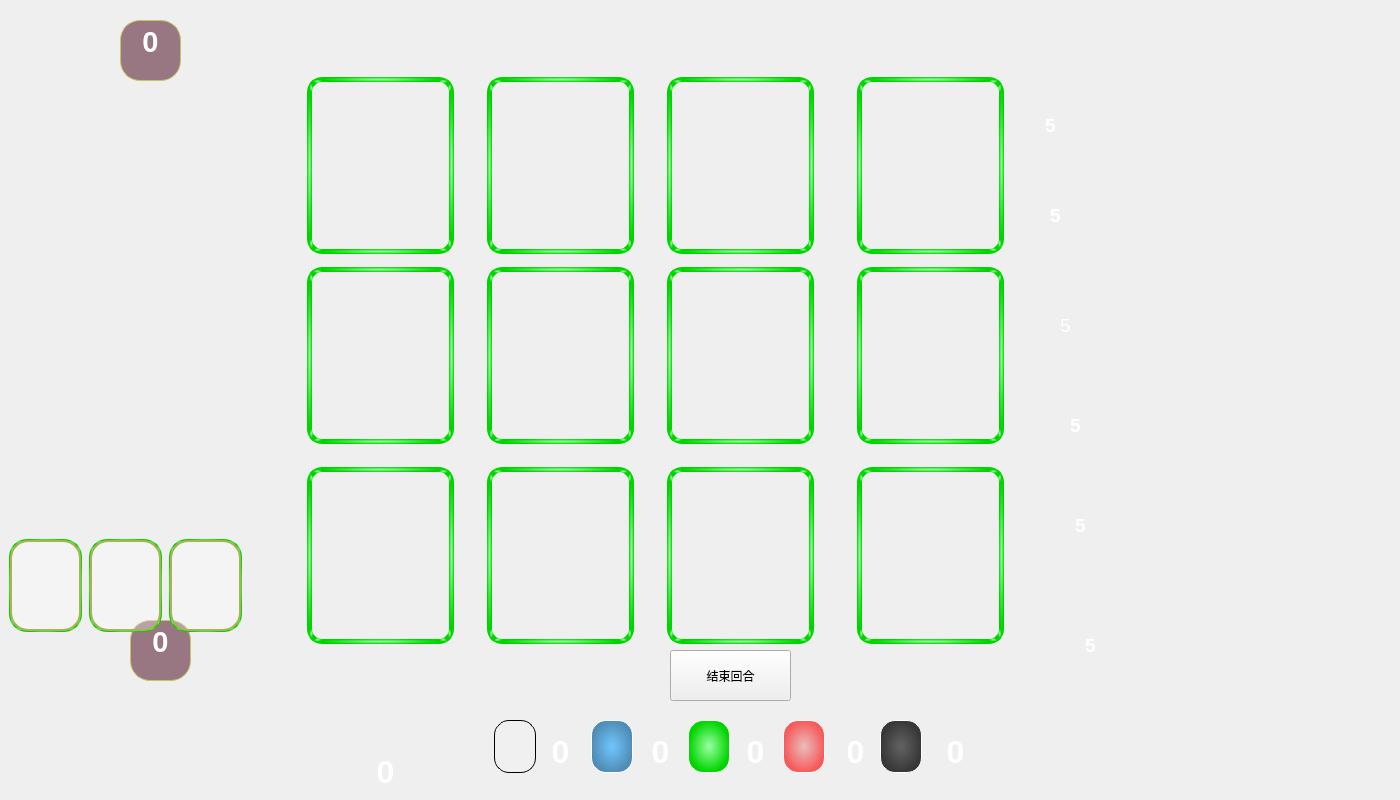
<?xml version="1.0" encoding="UTF-8"?>
<ui version="4.0">
 <class>gameInterface</class>
 <widget class="QWidget" name="gameInterface">
  <property name="geometry">
   <rect>
    <x>0</x>
    <y>0</y>
    <width>1400</width>
    <height>800</height>
   </rect>
  </property>
  <property name="minimumSize">
   <size>
    <width>1400</width>
    <height>800</height>
   </size>
  </property>
  <property name="maximumSize">
   <size>
    <width>1400</width>
    <height>800</height>
   </size>
  </property>
  <property name="focusPolicy">
   <enum>Qt::NoFocus</enum>
  </property>
  <property name="windowTitle">
   <string>gameInterface</string>
  </property>
  <property name="windowIcon">
   <iconset>
    <normaloff>:/images/打开界面.png</normaloff>:/images/打开界面.png</iconset>
  </property>
  <property name="styleSheet">
   <string notr="true">#gameInterface{
border-image: url(:/images/background.png);
}</string>
  </property>
  <widget class="QPushButton" name="card1_1">
   <property name="geometry">
    <rect>
     <x>310</x>
     <y>80</y>
     <width>141</width>
     <height>171</height>
    </rect>
   </property>
   <property name="styleSheet">
    <string notr="true">border-radius:15px;
border-image: url(:/images/card/blue-high/1.png);


</string>
   </property>
   <property name="text">
    <string/>
   </property>
  </widget>
  <widget class="QPushButton" name="card1_2">
   <property name="geometry">
    <rect>
     <x>490</x>
     <y>80</y>
     <width>141</width>
     <height>171</height>
    </rect>
   </property>
   <property name="styleSheet">
    <string notr="true">border-radius:15px;
border-image: url(:/images/card/blue-high/2.png);</string>
   </property>
   <property name="text">
    <string/>
   </property>
  </widget>
  <widget class="QPushButton" name="card1_3">
   <property name="geometry">
    <rect>
     <x>670</x>
     <y>80</y>
     <width>141</width>
     <height>171</height>
    </rect>
   </property>
   <property name="styleSheet">
    <string notr="true">border-radius:15px;
border-image: url(:/images/card/blue-high/3.png);</string>
   </property>
   <property name="text">
    <string/>
   </property>
  </widget>
  <widget class="QPushButton" name="card1_4">
   <property name="geometry">
    <rect>
     <x>860</x>
     <y>80</y>
     <width>141</width>
     <height>171</height>
    </rect>
   </property>
   <property name="styleSheet">
    <string notr="true">border-radius:15px;
border-image: url(:/images/card/blue-high/4.png);</string>
   </property>
   <property name="text">
    <string/>
   </property>
  </widget>
  <widget class="QPushButton" name="card2_1">
   <property name="geometry">
    <rect>
     <x>310</x>
     <y>270</y>
     <width>141</width>
     <height>171</height>
    </rect>
   </property>
   <property name="styleSheet">
    <string notr="true">border-radius:15px;
border-image: url(:/images/card/yellow-middle/1.png);</string>
   </property>
   <property name="text">
    <string/>
   </property>
  </widget>
  <widget class="QPushButton" name="card2_2">
   <property name="geometry">
    <rect>
     <x>490</x>
     <y>270</y>
     <width>141</width>
     <height>171</height>
    </rect>
   </property>
   <property name="styleSheet">
    <string notr="true">border-radius:15px;
border-image: url(:/images/card/yellow-middle/2.png);</string>
   </property>
   <property name="text">
    <string/>
   </property>
  </widget>
  <widget class="QPushButton" name="card2_3">
   <property name="geometry">
    <rect>
     <x>670</x>
     <y>270</y>
     <width>141</width>
     <height>171</height>
    </rect>
   </property>
   <property name="styleSheet">
    <string notr="true">border-radius:15px;
border-image: url(:/images/card/yellow-middle/3.png);</string>
   </property>
   <property name="text">
    <string/>
   </property>
  </widget>
  <widget class="QPushButton" name="card2_4">
   <property name="geometry">
    <rect>
     <x>860</x>
     <y>270</y>
     <width>141</width>
     <height>171</height>
    </rect>
   </property>
   <property name="styleSheet">
    <string notr="true">border-radius:15px;
border-image: url(:/images/card/yellow-middle/4.png);</string>
   </property>
   <property name="text">
    <string/>
   </property>
  </widget>
  <widget class="QPushButton" name="card3_1">
   <property name="geometry">
    <rect>
     <x>310</x>
     <y>470</y>
     <width>141</width>
     <height>171</height>
    </rect>
   </property>
   <property name="styleSheet">
    <string notr="true">border-radius:15px;
border-image: url(:/images/card/green-low/1.png);</string>
   </property>
   <property name="text">
    <string/>
   </property>
  </widget>
  <widget class="QPushButton" name="card3_2">
   <property name="geometry">
    <rect>
     <x>490</x>
     <y>470</y>
     <width>141</width>
     <height>171</height>
    </rect>
   </property>
   <property name="styleSheet">
    <string notr="true">border-radius:15px;
border-image: url(:/images/card/green-low/2.png);</string>
   </property>
   <property name="text">
    <string/>
   </property>
  </widget>
  <widget class="QPushButton" name="card3_3">
   <property name="geometry">
    <rect>
     <x>670</x>
     <y>470</y>
     <width>141</width>
     <height>171</height>
    </rect>
   </property>
   <property name="styleSheet">
    <string notr="true">border-radius:15px;
border-image: url(:/images/card/green-low/3.png);</string>
   </property>
   <property name="text">
    <string/>
   </property>
  </widget>
  <widget class="QPushButton" name="card3_4">
   <property name="geometry">
    <rect>
     <x>860</x>
     <y>470</y>
     <width>141</width>
     <height>171</height>
    </rect>
   </property>
   <property name="styleSheet">
    <string notr="true">border-radius:15px;
border-image: url(:/images/card/green-low/4.png);
</string>
   </property>
   <property name="text">
    <string/>
   </property>
  </widget>
  <widget class="QTextBrowser" name="gold_num">
   <property name="geometry">
    <rect>
     <x>1030</x>
     <y>110</y>
     <width>41</width>
     <height>41</height>
    </rect>
   </property>
   <property name="styleSheet">
    <string notr="true">background:transparent;
border-width:0;
border-style:outset</string>
   </property>
   <property name="html">
    <string>&lt;!DOCTYPE HTML PUBLIC &quot;-//W3C//DTD HTML 4.0//EN&quot; &quot;http://www.w3.org/TR/REC-html40/strict.dtd&quot;&gt;
&lt;html&gt;&lt;head&gt;&lt;meta name=&quot;qrichtext&quot; content=&quot;1&quot; /&gt;&lt;style type=&quot;text/css&quot;&gt;
p, li { white-space: pre-wrap; }
&lt;/style&gt;&lt;/head&gt;&lt;body style=&quot; font-family:'SimSun'; font-size:9pt; font-weight:400; font-style:normal;&quot;&gt;
&lt;p align=&quot;center&quot; style=&quot; margin-top:0px; margin-bottom:0px; margin-left:0px; margin-right:0px; -qt-block-indent:0; text-indent:0px;&quot;&gt;&lt;span style=&quot; font-size:14pt; font-weight:600; color:#ffffff;&quot;&gt;5&lt;/span&gt;&lt;/p&gt;&lt;/body&gt;&lt;/html&gt;</string>
   </property>
  </widget>
  <widget class="QTextBrowser" name="black_num">
   <property name="geometry">
    <rect>
     <x>1030</x>
     <y>200</y>
     <width>51</width>
     <height>51</height>
    </rect>
   </property>
   <property name="styleSheet">
    <string notr="true">background:transparent;
border-width:0;
border-style:outset</string>
   </property>
   <property name="html">
    <string>&lt;!DOCTYPE HTML PUBLIC &quot;-//W3C//DTD HTML 4.0//EN&quot; &quot;http://www.w3.org/TR/REC-html40/strict.dtd&quot;&gt;
&lt;html&gt;&lt;head&gt;&lt;meta name=&quot;qrichtext&quot; content=&quot;1&quot; /&gt;&lt;style type=&quot;text/css&quot;&gt;
p, li { white-space: pre-wrap; }
&lt;/style&gt;&lt;/head&gt;&lt;body style=&quot; font-family:'SimSun'; font-size:9pt; font-weight:400; font-style:normal;&quot;&gt;
&lt;p align=&quot;center&quot; style=&quot; margin-top:12px; margin-bottom:12px; margin-left:0px; margin-right:0px; -qt-block-indent:0; text-indent:0px;&quot;&gt;&lt;span style=&quot; font-size:14pt; font-weight:600; color:#ffffff;&quot;&gt;5&lt;/span&gt;&lt;/p&gt;&lt;/body&gt;&lt;/html&gt;</string>
   </property>
  </widget>
  <widget class="QTextBrowser" name="red_num">
   <property name="geometry">
    <rect>
     <x>1040</x>
     <y>310</y>
     <width>51</width>
     <height>41</height>
    </rect>
   </property>
   <property name="styleSheet">
    <string notr="true">background:transparent;
border-width:0;
border-style:outset</string>
   </property>
   <property name="html">
    <string>&lt;!DOCTYPE HTML PUBLIC &quot;-//W3C//DTD HTML 4.0//EN&quot; &quot;http://www.w3.org/TR/REC-html40/strict.dtd&quot;&gt;
&lt;html&gt;&lt;head&gt;&lt;meta name=&quot;qrichtext&quot; content=&quot;1&quot; /&gt;&lt;style type=&quot;text/css&quot;&gt;
p, li { white-space: pre-wrap; }
&lt;/style&gt;&lt;/head&gt;&lt;body style=&quot; font-family:'SimSun'; font-size:9pt; font-weight:400; font-style:normal;&quot;&gt;
&lt;p align=&quot;center&quot; style=&quot; margin-top:0px; margin-bottom:0px; margin-left:0px; margin-right:0px; -qt-block-indent:0; text-indent:0px;&quot;&gt;&lt;span style=&quot; font-size:14pt; color:#ffffff;&quot;&gt;5&lt;/span&gt;&lt;/p&gt;&lt;/body&gt;&lt;/html&gt;</string>
   </property>
  </widget>
  <widget class="QTextBrowser" name="green_num">
   <property name="geometry">
    <rect>
     <x>1050</x>
     <y>410</y>
     <width>51</width>
     <height>51</height>
    </rect>
   </property>
   <property name="styleSheet">
    <string notr="true">background:transparent;
border-width:0;
border-style:outset</string>
   </property>
   <property name="html">
    <string>&lt;!DOCTYPE HTML PUBLIC &quot;-//W3C//DTD HTML 4.0//EN&quot; &quot;http://www.w3.org/TR/REC-html40/strict.dtd&quot;&gt;
&lt;html&gt;&lt;head&gt;&lt;meta name=&quot;qrichtext&quot; content=&quot;1&quot; /&gt;&lt;style type=&quot;text/css&quot;&gt;
p, li { white-space: pre-wrap; }
&lt;/style&gt;&lt;/head&gt;&lt;body style=&quot; font-family:'SimSun'; font-size:9pt; font-weight:400; font-style:normal;&quot;&gt;
&lt;p align=&quot;center&quot; style=&quot; margin-top:0px; margin-bottom:0px; margin-left:0px; margin-right:0px; -qt-block-indent:0; text-indent:0px;&quot;&gt;&lt;span style=&quot; font-size:14pt; font-weight:600; color:#ffffff;&quot;&gt;5&lt;/span&gt;&lt;/p&gt;&lt;/body&gt;&lt;/html&gt;</string>
   </property>
  </widget>
  <widget class="QTextBrowser" name="blue_num">
   <property name="geometry">
    <rect>
     <x>1060</x>
     <y>510</y>
     <width>41</width>
     <height>41</height>
    </rect>
   </property>
   <property name="styleSheet">
    <string notr="true">background:transparent;
border-width:0;
border-style:outset</string>
   </property>
   <property name="html">
    <string>&lt;!DOCTYPE HTML PUBLIC &quot;-//W3C//DTD HTML 4.0//EN&quot; &quot;http://www.w3.org/TR/REC-html40/strict.dtd&quot;&gt;
&lt;html&gt;&lt;head&gt;&lt;meta name=&quot;qrichtext&quot; content=&quot;1&quot; /&gt;&lt;style type=&quot;text/css&quot;&gt;
p, li { white-space: pre-wrap; }
&lt;/style&gt;&lt;/head&gt;&lt;body style=&quot; font-family:'SimSun'; font-size:9pt; font-weight:400; font-style:normal;&quot;&gt;
&lt;p align=&quot;center&quot; style=&quot; margin-top:0px; margin-bottom:0px; margin-left:0px; margin-right:0px; -qt-block-indent:0; text-indent:0px;&quot;&gt;&lt;span style=&quot; font-size:14pt; font-weight:600; color:#ffffff;&quot;&gt;5&lt;/span&gt;&lt;/p&gt;&lt;/body&gt;&lt;/html&gt;</string>
   </property>
  </widget>
  <widget class="QTextBrowser" name="white_num">
   <property name="geometry">
    <rect>
     <x>1070</x>
     <y>630</y>
     <width>41</width>
     <height>41</height>
    </rect>
   </property>
   <property name="styleSheet">
    <string notr="true">background:transparent;
border-width:0;
border-style:outset</string>
   </property>
   <property name="html">
    <string>&lt;!DOCTYPE HTML PUBLIC &quot;-//W3C//DTD HTML 4.0//EN&quot; &quot;http://www.w3.org/TR/REC-html40/strict.dtd&quot;&gt;
&lt;html&gt;&lt;head&gt;&lt;meta name=&quot;qrichtext&quot; content=&quot;1&quot; /&gt;&lt;style type=&quot;text/css&quot;&gt;
p, li { white-space: pre-wrap; }
&lt;/style&gt;&lt;/head&gt;&lt;body style=&quot; font-family:'SimSun'; font-size:9pt; font-weight:400; font-style:normal;&quot;&gt;
&lt;p align=&quot;center&quot; style=&quot; margin-top:0px; margin-bottom:0px; margin-left:0px; margin-right:0px; -qt-block-indent:0; text-indent:0px;&quot;&gt;&lt;span style=&quot; font-size:14pt; font-weight:600; color:#ffffff;&quot;&gt;5&lt;/span&gt;&lt;/p&gt;&lt;/body&gt;&lt;/html&gt;</string>
   </property>
  </widget>
  <widget class="QLabel" name="money">
   <property name="geometry">
    <rect>
     <x>480</x>
     <y>710</y>
     <width>501</width>
     <height>91</height>
    </rect>
   </property>
   <property name="styleSheet">
    <string notr="true">border-image: url(:/images/bb.png);
border-radius:20px;</string>
   </property>
   <property name="text">
    <string/>
   </property>
  </widget>
  <widget class="QTextBrowser" name="white_have">
   <property name="geometry">
    <rect>
     <x>535</x>
     <y>730</y>
     <width>51</width>
     <height>61</height>
    </rect>
   </property>
   <property name="styleSheet">
    <string notr="true">background:transparent;
border-width:0;
border-style:outset</string>
   </property>
   <property name="html">
    <string>&lt;!DOCTYPE HTML PUBLIC &quot;-//W3C//DTD HTML 4.0//EN&quot; &quot;http://www.w3.org/TR/REC-html40/strict.dtd&quot;&gt;
&lt;html&gt;&lt;head&gt;&lt;meta name=&quot;qrichtext&quot; content=&quot;1&quot; /&gt;&lt;style type=&quot;text/css&quot;&gt;
p, li { white-space: pre-wrap; }
&lt;/style&gt;&lt;/head&gt;&lt;body style=&quot; font-family:'SimSun'; font-size:9pt; font-weight:400; font-style:normal;&quot;&gt;
&lt;p align=&quot;center&quot; style=&quot; margin-top:0px; margin-bottom:0px; margin-left:0px; margin-right:0px; -qt-block-indent:0; text-indent:0px;&quot;&gt;&lt;span style=&quot; font-size:24pt; font-weight:600; color:#ffffff;&quot;&gt;0&lt;/span&gt;&lt;/p&gt;&lt;/body&gt;&lt;/html&gt;</string>
   </property>
  </widget>
  <widget class="QTextBrowser" name="blue_have">
   <property name="geometry">
    <rect>
     <x>635</x>
     <y>730</y>
     <width>51</width>
     <height>61</height>
    </rect>
   </property>
   <property name="styleSheet">
    <string notr="true">background:transparent;
border-width:0;
border-style:outset</string>
   </property>
   <property name="html">
    <string>&lt;!DOCTYPE HTML PUBLIC &quot;-//W3C//DTD HTML 4.0//EN&quot; &quot;http://www.w3.org/TR/REC-html40/strict.dtd&quot;&gt;
&lt;html&gt;&lt;head&gt;&lt;meta name=&quot;qrichtext&quot; content=&quot;1&quot; /&gt;&lt;style type=&quot;text/css&quot;&gt;
p, li { white-space: pre-wrap; }
&lt;/style&gt;&lt;/head&gt;&lt;body style=&quot; font-family:'SimSun'; font-size:9pt; font-weight:400; font-style:normal;&quot;&gt;
&lt;p align=&quot;center&quot; style=&quot; margin-top:0px; margin-bottom:0px; margin-left:0px; margin-right:0px; -qt-block-indent:0; text-indent:0px;&quot;&gt;&lt;span style=&quot; font-size:24pt; font-weight:600; color:#ffffff;&quot;&gt;0&lt;/span&gt;&lt;/p&gt;&lt;/body&gt;&lt;/html&gt;</string>
   </property>
  </widget>
  <widget class="QTextBrowser" name="green_have">
   <property name="geometry">
    <rect>
     <x>730</x>
     <y>730</y>
     <width>51</width>
     <height>61</height>
    </rect>
   </property>
   <property name="styleSheet">
    <string notr="true">background:transparent;
border-width:0;
border-style:outset</string>
   </property>
   <property name="html">
    <string>&lt;!DOCTYPE HTML PUBLIC &quot;-//W3C//DTD HTML 4.0//EN&quot; &quot;http://www.w3.org/TR/REC-html40/strict.dtd&quot;&gt;
&lt;html&gt;&lt;head&gt;&lt;meta name=&quot;qrichtext&quot; content=&quot;1&quot; /&gt;&lt;style type=&quot;text/css&quot;&gt;
p, li { white-space: pre-wrap; }
&lt;/style&gt;&lt;/head&gt;&lt;body style=&quot; font-family:'SimSun'; font-size:9pt; font-weight:400; font-style:normal;&quot;&gt;
&lt;p align=&quot;center&quot; style=&quot; margin-top:0px; margin-bottom:0px; margin-left:0px; margin-right:0px; -qt-block-indent:0; text-indent:0px;&quot;&gt;&lt;span style=&quot; font-size:24pt; font-weight:600; color:#ffffff;&quot;&gt;0&lt;/span&gt;&lt;/p&gt;&lt;/body&gt;&lt;/html&gt;</string>
   </property>
  </widget>
  <widget class="QTextBrowser" name="red_have">
   <property name="geometry">
    <rect>
     <x>830</x>
     <y>730</y>
     <width>51</width>
     <height>61</height>
    </rect>
   </property>
   <property name="styleSheet">
    <string notr="true">background:transparent;
border-width:0;
border-style:outset</string>
   </property>
   <property name="html">
    <string>&lt;!DOCTYPE HTML PUBLIC &quot;-//W3C//DTD HTML 4.0//EN&quot; &quot;http://www.w3.org/TR/REC-html40/strict.dtd&quot;&gt;
&lt;html&gt;&lt;head&gt;&lt;meta name=&quot;qrichtext&quot; content=&quot;1&quot; /&gt;&lt;style type=&quot;text/css&quot;&gt;
p, li { white-space: pre-wrap; }
&lt;/style&gt;&lt;/head&gt;&lt;body style=&quot; font-family:'SimSun'; font-size:9pt; font-weight:400; font-style:normal;&quot;&gt;
&lt;p align=&quot;center&quot; style=&quot; margin-top:0px; margin-bottom:0px; margin-left:0px; margin-right:0px; -qt-block-indent:0; text-indent:0px;&quot;&gt;&lt;span style=&quot; font-size:24pt; font-weight:600; color:#ffffff;&quot;&gt;0&lt;/span&gt;&lt;/p&gt;&lt;/body&gt;&lt;/html&gt;</string>
   </property>
  </widget>
  <widget class="QTextBrowser" name="black_have">
   <property name="geometry">
    <rect>
     <x>930</x>
     <y>730</y>
     <width>51</width>
     <height>61</height>
    </rect>
   </property>
   <property name="styleSheet">
    <string notr="true">background:transparent;
border-width:0;
border-style:outset</string>
   </property>
   <property name="html">
    <string>&lt;!DOCTYPE HTML PUBLIC &quot;-//W3C//DTD HTML 4.0//EN&quot; &quot;http://www.w3.org/TR/REC-html40/strict.dtd&quot;&gt;
&lt;html&gt;&lt;head&gt;&lt;meta name=&quot;qrichtext&quot; content=&quot;1&quot; /&gt;&lt;style type=&quot;text/css&quot;&gt;
p, li { white-space: pre-wrap; }
&lt;/style&gt;&lt;/head&gt;&lt;body style=&quot; font-family:'SimSun'; font-size:9pt; font-weight:400; font-style:normal;&quot;&gt;
&lt;p align=&quot;center&quot; style=&quot; margin-top:0px; margin-bottom:0px; margin-left:0px; margin-right:0px; -qt-block-indent:0; text-indent:0px;&quot;&gt;&lt;span style=&quot; font-size:24pt; font-weight:600; color:#ffffff;&quot;&gt;0&lt;/span&gt;&lt;/p&gt;&lt;/body&gt;&lt;/html&gt;</string>
   </property>
  </widget>
  <widget class="QLabel" name="label">
   <property name="geometry">
    <rect>
     <x>390</x>
     <y>710</y>
     <width>91</width>
     <height>81</height>
    </rect>
   </property>
   <property name="styleSheet">
    <string notr="true">border-image: url(:/images/bbb.png);
border-radius:35px;</string>
   </property>
   <property name="text">
    <string/>
   </property>
  </widget>
  <widget class="QTextBrowser" name="gold_have">
   <property name="geometry">
    <rect>
     <x>360</x>
     <y>750</y>
     <width>51</width>
     <height>61</height>
    </rect>
   </property>
   <property name="styleSheet">
    <string notr="true">background:transparent;
border-width:0;
border-style:outset</string>
   </property>
   <property name="html">
    <string>&lt;!DOCTYPE HTML PUBLIC &quot;-//W3C//DTD HTML 4.0//EN&quot; &quot;http://www.w3.org/TR/REC-html40/strict.dtd&quot;&gt;
&lt;html&gt;&lt;head&gt;&lt;meta name=&quot;qrichtext&quot; content=&quot;1&quot; /&gt;&lt;style type=&quot;text/css&quot;&gt;
p, li { white-space: pre-wrap; }
&lt;/style&gt;&lt;/head&gt;&lt;body style=&quot; font-family:'SimSun'; font-size:9pt; font-weight:400; font-style:normal;&quot;&gt;
&lt;p align=&quot;center&quot; style=&quot; margin-top:0px; margin-bottom:0px; margin-left:0px; margin-right:0px; -qt-block-indent:0; text-indent:0px;&quot;&gt;&lt;span style=&quot; font-size:24pt; font-weight:600; color:#ffffff;&quot;&gt;0&lt;/span&gt;&lt;/p&gt;&lt;/body&gt;&lt;/html&gt;</string>
   </property>
  </widget>
  <widget class="QPushButton" name="selectBlack">
   <property name="geometry">
    <rect>
     <x>1070</x>
     <y>150</y>
     <width>71</width>
     <height>61</height>
    </rect>
   </property>
   <property name="styleSheet">
    <string notr="true">border-radius:15px;


</string>
   </property>
   <property name="text">
    <string/>
   </property>
  </widget>
  <widget class="QPushButton" name="selectRed">
   <property name="geometry">
    <rect>
     <x>1070</x>
     <y>240</y>
     <width>71</width>
     <height>61</height>
    </rect>
   </property>
   <property name="styleSheet">
    <string notr="true">border-radius:15px;


</string>
   </property>
   <property name="text">
    <string/>
   </property>
  </widget>
  <widget class="QPushButton" name="selectGreen">
   <property name="geometry">
    <rect>
     <x>1080</x>
     <y>350</y>
     <width>71</width>
     <height>61</height>
    </rect>
   </property>
   <property name="styleSheet">
    <string notr="true">border-radius:15px;


</string>
   </property>
   <property name="text">
    <string/>
   </property>
  </widget>
  <widget class="QPushButton" name="selectBlue">
   <property name="geometry">
    <rect>
     <x>1090</x>
     <y>460</y>
     <width>71</width>
     <height>61</height>
    </rect>
   </property>
   <property name="styleSheet">
    <string notr="true">border-radius:15px;


</string>
   </property>
   <property name="text">
    <string/>
   </property>
  </widget>
  <widget class="QPushButton" name="selectWhite">
   <property name="geometry">
    <rect>
     <x>1110</x>
     <y>580</y>
     <width>71</width>
     <height>61</height>
    </rect>
   </property>
   <property name="styleSheet">
    <string notr="true">border-radius:15px;


</string>
   </property>
   <property name="text">
    <string/>
   </property>
  </widget>
  <widget class="QTextBrowser" name="gradePeople2">
   <property name="geometry">
    <rect>
     <x>120</x>
     <y>20</y>
     <width>61</width>
     <height>61</height>
    </rect>
   </property>
   <property name="styleSheet">
    <string notr="true">background-color:rgba(130, 87, 103,0.8);
border-radius:20px;
border:1px solid rgb(197, 197, 98)</string>
   </property>
   <property name="html">
    <string>&lt;!DOCTYPE HTML PUBLIC &quot;-//W3C//DTD HTML 4.0//EN&quot; &quot;http://www.w3.org/TR/REC-html40/strict.dtd&quot;&gt;
&lt;html&gt;&lt;head&gt;&lt;meta name=&quot;qrichtext&quot; content=&quot;1&quot; /&gt;&lt;style type=&quot;text/css&quot;&gt;
p, li { white-space: pre-wrap; }
&lt;/style&gt;&lt;/head&gt;&lt;body style=&quot; font-family:'SimSun'; font-size:9pt; font-weight:400; font-style:normal;&quot;&gt;
&lt;p align=&quot;center&quot; style=&quot; margin-top:0px; margin-bottom:0px; margin-left:0px; margin-right:0px; -qt-block-indent:0; text-indent:0px;&quot;&gt;&lt;span style=&quot; font-size:22pt; font-weight:600; color:#ffffff;&quot;&gt;0&lt;/span&gt;&lt;/p&gt;&lt;/body&gt;&lt;/html&gt;</string>
   </property>
  </widget>
  <widget class="QTextBrowser" name="gradePeople1">
   <property name="geometry">
    <rect>
     <x>130</x>
     <y>620</y>
     <width>61</width>
     <height>61</height>
    </rect>
   </property>
   <property name="styleSheet">
    <string notr="true">background-color:rgba(130, 87, 103,0.8);
border-radius:20px;
border:1px solid rgb(197, 197, 98)
</string>
   </property>
   <property name="html">
    <string>&lt;!DOCTYPE HTML PUBLIC &quot;-//W3C//DTD HTML 4.0//EN&quot; &quot;http://www.w3.org/TR/REC-html40/strict.dtd&quot;&gt;
&lt;html&gt;&lt;head&gt;&lt;meta name=&quot;qrichtext&quot; content=&quot;1&quot; /&gt;&lt;style type=&quot;text/css&quot;&gt;
p, li { white-space: pre-wrap; }
&lt;/style&gt;&lt;/head&gt;&lt;body style=&quot; font-family:'SimSun'; font-size:9pt; font-weight:400; font-style:normal;&quot;&gt;
&lt;p align=&quot;center&quot; style=&quot; margin-top:0px; margin-bottom:0px; margin-left:0px; margin-right:0px; -qt-block-indent:0; text-indent:0px;&quot;&gt;&lt;span style=&quot; font-size:22pt; font-weight:600; color:#ffffff;&quot;&gt;0&lt;/span&gt;&lt;/p&gt;&lt;/body&gt;&lt;/html&gt;</string>
   </property>
  </widget>
  <widget class="QToolButton" name="re">
   <property name="geometry">
    <rect>
     <x>1340</x>
     <y>0</y>
     <width>61</width>
     <height>141</height>
    </rect>
   </property>
   <property name="styleSheet">
    <string notr="true">background-color: rgba(255, 255, 255, 0);
border:none;
border-radius:30px;</string>
   </property>
   <property name="text">
    <string/>
   </property>
  </widget>
  <widget class="QToolButton" name="changeMan">
   <property name="geometry">
    <rect>
     <x>670</x>
     <y>650</y>
     <width>121</width>
     <height>51</height>
    </rect>
   </property>
   <property name="styleSheet">
    <string notr="true">font: 14pt &quot;华文彩云&quot;;
border-radius:15px;
background-color: qlineargradient(spread: pad, x1: 0, y1: 0, x2: 0, y2: 1,\ stop : 0 rgba(255, 255, 255, 200),\ stop : 0.5 rgba(0, 100, 255, 255),\ stop : 1 rgba(255, 255, 255, 200));
color:rgb(255,255,255);</string>
   </property>
   <property name="text">
    <string>结束回合</string>
   </property>
  </widget>
  <widget class="QLabel" name="background">
   <property name="geometry">
    <rect>
     <x>0</x>
     <y>0</y>
     <width>1400</width>
     <height>800</height>
    </rect>
   </property>
   <property name="minimumSize">
    <size>
     <width>1400</width>
     <height>800</height>
    </size>
   </property>
   <property name="maximumSize">
    <size>
     <width>1400</width>
     <height>800</height>
    </size>
   </property>
   <property name="styleSheet">
    <string notr="true">border-image: url(:/images/background.png);</string>
   </property>
   <property name="text">
    <string/>
   </property>
  </widget>
  <widget class="QToolButton" name="oppo1">
   <property name="geometry">
    <rect>
     <x>0</x>
     <y>40</y>
     <width>201</width>
     <height>151</height>
    </rect>
   </property>
   <property name="styleSheet">
    <string notr="true">background-color: rgba(255, 255, 254, 0);
border-top-right-radius:65px;
border-bottom-right-radius:65px;
</string>
   </property>
   <property name="text">
    <string/>
   </property>
  </widget>
  <widget class="QLabel" name="oppo_turn">
   <property name="geometry">
    <rect>
     <x>0</x>
     <y>632</y>
     <width>227</width>
     <height>171</height>
    </rect>
   </property>
   <property name="styleSheet">
    <string notr="true">border-image: url(:/images/oppo_turn.png);
border-top-right-radius:80px;
border-bottom-right-radius:80px;
</string>
   </property>
   <property name="text">
    <string/>
   </property>
  </widget>
  <widget class="QLabel" name="oppo_turn_2">
   <property name="geometry">
    <rect>
     <x>0</x>
     <y>40</y>
     <width>197</width>
     <height>151</height>
    </rect>
   </property>
   <property name="styleSheet">
    <string notr="true">border-image: url(:/images/myturn.png);
border-top-right-radius:75px;
border-bottom-right-radius:75px;</string>
   </property>
   <property name="text">
    <string/>
   </property>
  </widget>
  <widget class="QLabel" name="highlight1_1">
   <property name="geometry">
    <rect>
     <x>307</x>
     <y>77</y>
     <width>147</width>
     <height>177</height>
    </rect>
   </property>
   <property name="styleSheet">
    <string notr="true">border: 5px solid qradialgradient(spread:pad, cx:0.5, cy:0.5, radius:0.5, fx:0.5, fy:0.5, stop:0 rgba(155, 255, 162, 255), stop:1 rgba(0, 213, 0, 255));
border-radius:15px;</string>
   </property>
   <property name="text">
    <string/>
   </property>
  </widget>
  <widget class="QLabel" name="highlight1_2">
   <property name="geometry">
    <rect>
     <x>487</x>
     <y>77</y>
     <width>147</width>
     <height>177</height>
    </rect>
   </property>
   <property name="styleSheet">
    <string notr="true">border: 5px solid qradialgradient(spread:pad, cx:0.5, cy:0.5, radius:0.5, fx:0.5, fy:0.5, stop:0 rgba(155, 255, 162, 255), stop:1 rgba(0, 213, 0, 255));
border-radius:15px;</string>
   </property>
   <property name="text">
    <string/>
   </property>
  </widget>
  <widget class="QLabel" name="highlight1_3">
   <property name="geometry">
    <rect>
     <x>667</x>
     <y>77</y>
     <width>147</width>
     <height>177</height>
    </rect>
   </property>
   <property name="styleSheet">
    <string notr="true">border: 5px solid qradialgradient(spread:pad, cx:0.5, cy:0.5, radius:0.5, fx:0.5, fy:0.5, stop:0 rgba(155, 255, 162, 255), stop:1 rgba(0, 213, 0, 255));
border-radius:15px;</string>
   </property>
   <property name="text">
    <string/>
   </property>
  </widget>
  <widget class="QLabel" name="highlight1_4">
   <property name="geometry">
    <rect>
     <x>857</x>
     <y>77</y>
     <width>147</width>
     <height>177</height>
    </rect>
   </property>
   <property name="styleSheet">
    <string notr="true">border: 5px solid qradialgradient(spread:pad, cx:0.5, cy:0.5, radius:0.5, fx:0.5, fy:0.5, stop:0 rgba(155, 255, 162, 255), stop:1 rgba(0, 213, 0, 255));
border-radius:15px;</string>
   </property>
   <property name="text">
    <string/>
   </property>
  </widget>
  <widget class="QLabel" name="highlight2_1">
   <property name="geometry">
    <rect>
     <x>307</x>
     <y>267</y>
     <width>147</width>
     <height>177</height>
    </rect>
   </property>
   <property name="styleSheet">
    <string notr="true">border: 5px solid qradialgradient(spread:pad, cx:0.5, cy:0.5, radius:0.5, fx:0.5, fy:0.5, stop:0 rgba(155, 255, 162, 255), stop:1 rgba(0, 213, 0, 255));
border-radius:15px;</string>
   </property>
   <property name="text">
    <string/>
   </property>
  </widget>
  <widget class="QLabel" name="highlight2_2">
   <property name="geometry">
    <rect>
     <x>487</x>
     <y>267</y>
     <width>147</width>
     <height>177</height>
    </rect>
   </property>
   <property name="styleSheet">
    <string notr="true">border: 5px solid qradialgradient(spread:pad, cx:0.5, cy:0.5, radius:0.5, fx:0.5, fy:0.5, stop:0 rgba(155, 255, 162, 255), stop:1 rgba(0, 213, 0, 255));
border-radius:15px;</string>
   </property>
   <property name="text">
    <string/>
   </property>
  </widget>
  <widget class="QLabel" name="highlight2_3">
   <property name="geometry">
    <rect>
     <x>667</x>
     <y>267</y>
     <width>147</width>
     <height>177</height>
    </rect>
   </property>
   <property name="styleSheet">
    <string notr="true">border: 5px solid qradialgradient(spread:pad, cx:0.5, cy:0.5, radius:0.5, fx:0.5, fy:0.5, stop:0 rgba(155, 255, 162, 255), stop:1 rgba(0, 213, 0, 255));
border-radius:15px;</string>
   </property>
   <property name="text">
    <string/>
   </property>
  </widget>
  <widget class="QLabel" name="highlight2_4">
   <property name="geometry">
    <rect>
     <x>857</x>
     <y>267</y>
     <width>147</width>
     <height>177</height>
    </rect>
   </property>
   <property name="styleSheet">
    <string notr="true">border: 5px solid qradialgradient(spread:pad, cx:0.5, cy:0.5, radius:0.5, fx:0.5, fy:0.5, stop:0 rgba(155, 255, 162, 255), stop:1 rgba(0, 213, 0, 255));
border-radius:15px;</string>
   </property>
   <property name="text">
    <string/>
   </property>
  </widget>
  <widget class="QLabel" name="highlight3_1">
   <property name="geometry">
    <rect>
     <x>307</x>
     <y>467</y>
     <width>147</width>
     <height>177</height>
    </rect>
   </property>
   <property name="styleSheet">
    <string notr="true">border: 5px solid qradialgradient(spread:pad, cx:0.5, cy:0.5, radius:0.5, fx:0.5, fy:0.5, stop:0 rgba(155, 255, 162, 255), stop:1 rgba(0, 213, 0, 255));
border-radius:15px;</string>
   </property>
   <property name="text">
    <string/>
   </property>
  </widget>
  <widget class="QLabel" name="highlight3_2">
   <property name="geometry">
    <rect>
     <x>487</x>
     <y>467</y>
     <width>147</width>
     <height>177</height>
    </rect>
   </property>
   <property name="styleSheet">
    <string notr="true">border: 5px solid qradialgradient(spread:pad, cx:0.5, cy:0.5, radius:0.5, fx:0.5, fy:0.5, stop:0 rgba(155, 255, 162, 255), stop:1 rgba(0, 213, 0, 255));
border-radius:15px;</string>
   </property>
   <property name="text">
    <string/>
   </property>
  </widget>
  <widget class="QLabel" name="highlight3_3">
   <property name="geometry">
    <rect>
     <x>667</x>
     <y>467</y>
     <width>147</width>
     <height>177</height>
    </rect>
   </property>
   <property name="styleSheet">
    <string notr="true">border: 5px solid qradialgradient(spread:pad, cx:0.5, cy:0.5, radius:0.5, fx:0.5, fy:0.5, stop:0 rgba(155, 255, 162, 255), stop:1 rgba(0, 213, 0, 255));
border-radius:15px;</string>
   </property>
   <property name="text">
    <string/>
   </property>
  </widget>
  <widget class="QLabel" name="highlight3_4">
   <property name="geometry">
    <rect>
     <x>857</x>
     <y>467</y>
     <width>147</width>
     <height>177</height>
    </rect>
   </property>
   <property name="styleSheet">
    <string notr="true">border: 5px solid qradialgradient(spread:pad, cx:0.5, cy:0.5, radius:0.5, fx:0.5, fy:0.5, stop:0 rgba(155, 255, 162, 255), stop:1 rgba(0, 213, 0, 255));
border-radius:15px;</string>
   </property>
   <property name="text">
    <string/>
   </property>
  </widget>
  <widget class="QTextBrowser" name="black_card">
   <property name="geometry">
    <rect>
     <x>880</x>
     <y>720</y>
     <width>42</width>
     <height>53</height>
    </rect>
   </property>
   <property name="styleSheet">
    <string notr="true">background-color: qradialgradient(spread:pad, cx:0.5, cy:0.5, radius:0.5, fx:0.5, fy:0.5, stop:0 rgba(99, 99, 99, 255), stop:1 rgba(55, 55, 55, 255));
border-radius:15px;
border:1px solid white;</string>
   </property>
  </widget>
  <widget class="QTextBrowser" name="blue_card">
   <property name="geometry">
    <rect>
     <x>591</x>
     <y>720</y>
     <width>42</width>
     <height>53</height>
    </rect>
   </property>
   <property name="styleSheet">
    <string notr="true">background-color: qradialgradient(spread:pad, cx:0.5, cy:0.5, radius:0.5, fx:0.5, fy:0.5, stop:0 rgba(112, 198, 255, 255), stop:1 rgba(80, 141, 182, 255));
border:1px solid white;
border-radius:15px;
</string>
   </property>
  </widget>
  <widget class="QTextBrowser" name="green_card">
   <property name="geometry">
    <rect>
     <x>688</x>
     <y>720</y>
     <width>42</width>
     <height>53</height>
    </rect>
   </property>
   <property name="styleSheet">
    <string notr="true">background-color: qradialgradient(spread:pad, cx:0.5, cy:0.5, radius:0.5, fx:0.5, fy:0.5, stop:0 rgba(155, 255, 162, 255), stop:1 rgba(0, 213, 0, 255));
border-radius:15px;
border:1px solid white;</string>
   </property>
  </widget>
  <widget class="QTextBrowser" name="red_card">
   <property name="geometry">
    <rect>
     <x>783</x>
     <y>720</y>
     <width>42</width>
     <height>53</height>
    </rect>
   </property>
   <property name="styleSheet">
    <string notr="true">background-color: qradialgradient(spread:pad, cx:0.5, cy:0.5, radius:0.5, fx:0.5, fy:0.5, stop:0 rgba(234, 189, 189, 255), stop:1 rgba(247, 90, 90, 255));
border-radius:15px;
border:1px solid white;</string>
   </property>
  </widget>
  <widget class="QTextBrowser" name="white_card">
   <property name="geometry">
    <rect>
     <x>494</x>
     <y>720</y>
     <width>42</width>
     <height>53</height>
    </rect>
   </property>
   <property name="styleSheet">
    <string notr="true">background-color: rgb(240, 240, 240);
border-radius:15px;
border:1px solid black;</string>
   </property>
   <property name="html">
    <string>&lt;!DOCTYPE HTML PUBLIC &quot;-//W3C//DTD HTML 4.0//EN&quot; &quot;http://www.w3.org/TR/REC-html40/strict.dtd&quot;&gt;
&lt;html&gt;&lt;head&gt;&lt;meta name=&quot;qrichtext&quot; content=&quot;1&quot; /&gt;&lt;style type=&quot;text/css&quot;&gt;
p, li { white-space: pre-wrap; }
&lt;/style&gt;&lt;/head&gt;&lt;body style=&quot; font-family:'SimSun'; font-size:9pt; font-weight:400; font-style:normal;&quot;&gt;
&lt;p align=&quot;center&quot; style=&quot;-qt-paragraph-type:empty; margin-top:0px; margin-bottom:0px; margin-left:0px; margin-right:0px; -qt-block-indent:0; text-indent:0px;&quot;&gt;&lt;br /&gt;&lt;/p&gt;&lt;/body&gt;&lt;/html&gt;</string>
   </property>
  </widget>
  <widget class="QToolButton" name="reserved1">
   <property name="geometry">
    <rect>
     <x>10</x>
     <y>540</y>
     <width>71</width>
     <height>91</height>
    </rect>
   </property>
   <property name="styleSheet">
    <string notr="true">background-color: rgba(255, 255, 255, 80);
border-radius:18px;
border:2px solid rgb(176, 176, 87);</string>
   </property>
   <property name="text">
    <string/>
   </property>
  </widget>
  <widget class="QToolButton" name="reserved2">
   <property name="geometry">
    <rect>
     <x>90</x>
     <y>540</y>
     <width>71</width>
     <height>91</height>
    </rect>
   </property>
   <property name="styleSheet">
    <string notr="true">background-color: rgba(255, 255, 255, 80);
border-radius:18px;
border:2px solid rgb(176, 176, 87);</string>
   </property>
   <property name="text">
    <string/>
   </property>
  </widget>
  <widget class="QToolButton" name="reserved3">
   <property name="geometry">
    <rect>
     <x>170</x>
     <y>540</y>
     <width>71</width>
     <height>91</height>
    </rect>
   </property>
   <property name="styleSheet">
    <string notr="true">background-color: rgba(255, 255, 255, 80);
border-radius:18px;
border:2px solid rgb(176, 176, 87);</string>
   </property>
   <property name="text">
    <string/>
   </property>
  </widget>
  <widget class="QToolButton" name="noble1">
   <property name="geometry">
    <rect>
     <x>1170</x>
     <y>130</y>
     <width>171</width>
     <height>171</height>
    </rect>
   </property>
   <property name="styleSheet">
    <string notr="true">border-image: url(:/images/贵族/1.png);
border-radius:15px;</string>
   </property>
   <property name="text">
    <string/>
   </property>
  </widget>
  <widget class="QToolButton" name="noble2">
   <property name="geometry">
    <rect>
     <x>1190</x>
     <y>310</y>
     <width>171</width>
     <height>171</height>
    </rect>
   </property>
   <property name="styleSheet">
    <string notr="true">border-image: url(:/images/贵族/2.png);
border-radius:15px;</string>
   </property>
   <property name="text">
    <string/>
   </property>
  </widget>
  <widget class="QToolButton" name="noble3">
   <property name="geometry">
    <rect>
     <x>1210</x>
     <y>490</y>
     <width>171</width>
     <height>171</height>
    </rect>
   </property>
   <property name="styleSheet">
    <string notr="true">border-image: url(:/images/贵族/3.png);
border-radius:15px;</string>
   </property>
   <property name="text">
    <string/>
   </property>
  </widget>
  <widget class="QLabel" name="highlight4_1">
   <property name="geometry">
    <rect>
     <x>9</x>
     <y>539</y>
     <width>73</width>
     <height>93</height>
    </rect>
   </property>
   <property name="styleSheet">
    <string notr="true">border: 3px solid qradialgradient(spread:pad, cx:0.5, cy:0.5, radius:0.5, fx:0.5, fy:0.5, stop:0 rgba(155, 255, 162, 255), stop:1 rgba(0, 213, 0, 255));
border-radius:18px;</string>
   </property>
   <property name="text">
    <string/>
   </property>
  </widget>
  <widget class="QLabel" name="highlight4_2">
   <property name="geometry">
    <rect>
     <x>89</x>
     <y>539</y>
     <width>73</width>
     <height>93</height>
    </rect>
   </property>
   <property name="styleSheet">
    <string notr="true">border: 3px solid qradialgradient(spread:pad, cx:0.5, cy:0.5, radius:0.5, fx:0.5, fy:0.5, stop:0 rgba(155, 255, 162, 255), stop:1 rgba(0, 213, 0, 255));
border-radius:18px;</string>
   </property>
   <property name="text">
    <string/>
   </property>
  </widget>
  <widget class="QLabel" name="highlight4_3">
   <property name="geometry">
    <rect>
     <x>169</x>
     <y>539</y>
     <width>73</width>
     <height>93</height>
    </rect>
   </property>
   <property name="styleSheet">
    <string notr="true">border: 3px solid qradialgradient(spread:pad, cx:0.5, cy:0.5, radius:0.5, fx:0.5, fy:0.5, stop:0 rgba(155, 255, 162, 255), stop:1 rgba(0, 213, 0, 255));
border-radius:18px;</string>
   </property>
   <property name="text">
    <string/>
   </property>
  </widget>
  <zorder>background</zorder>
  <zorder>gold_num</zorder>
  <zorder>black_num</zorder>
  <zorder>red_num</zorder>
  <zorder>green_num</zorder>
  <zorder>blue_num</zorder>
  <zorder>white_num</zorder>
  <zorder>label</zorder>
  <zorder>selectBlack</zorder>
  <zorder>selectRed</zorder>
  <zorder>selectGreen</zorder>
  <zorder>selectBlue</zorder>
  <zorder>selectWhite</zorder>
  <zorder>changeMan</zorder>
  <zorder>money</zorder>
  <zorder>gold_have</zorder>
  <zorder>green_have</zorder>
  <zorder>black_have</zorder>
  <zorder>blue_have</zorder>
  <zorder>white_have</zorder>
  <zorder>red_have</zorder>
  <zorder>re</zorder>
  <zorder>oppo_turn</zorder>
  <zorder>oppo_turn_2</zorder>
  <zorder>oppo1</zorder>
  <zorder>gradePeople2</zorder>
  <zorder>gradePeople1</zorder>
  <zorder>black_card</zorder>
  <zorder>blue_card</zorder>
  <zorder>green_card</zorder>
  <zorder>red_card</zorder>
  <zorder>white_card</zorder>
  <zorder>noble1</zorder>
  <zorder>noble2</zorder>
  <zorder>noble3</zorder>
  <zorder>highlight3_4</zorder>
  <zorder>highlight3_3</zorder>
  <zorder>highlight3_2</zorder>
  <zorder>highlight3_1</zorder>
  <zorder>highlight2_4</zorder>
  <zorder>highlight2_3</zorder>
  <zorder>highlight2_2</zorder>
  <zorder>highlight2_1</zorder>
  <zorder>highlight1_4</zorder>
  <zorder>highlight1_3</zorder>
  <zorder>highlight1_2</zorder>
  <zorder>highlight1_1</zorder>
  <zorder>highlight4_1</zorder>
  <zorder>highlight4_3</zorder>
  <zorder>highlight4_2</zorder>
  <zorder>card1_1</zorder>
  <zorder>card1_2</zorder>
  <zorder>card1_3</zorder>
  <zorder>card1_4</zorder>
  <zorder>card2_1</zorder>
  <zorder>card2_3</zorder>
  <zorder>card2_2</zorder>
  <zorder>card2_4</zorder>
  <zorder>card3_1</zorder>
  <zorder>card3_2</zorder>
  <zorder>card3_3</zorder>
  <zorder>card3_4</zorder>
  <zorder>reserved1</zorder>
  <zorder>reserved2</zorder>
  <zorder>reserved3</zorder>
 </widget>
 <layoutdefault spacing="6" margin="11"/>
 <resources/>
 <connections/>
</ui>
